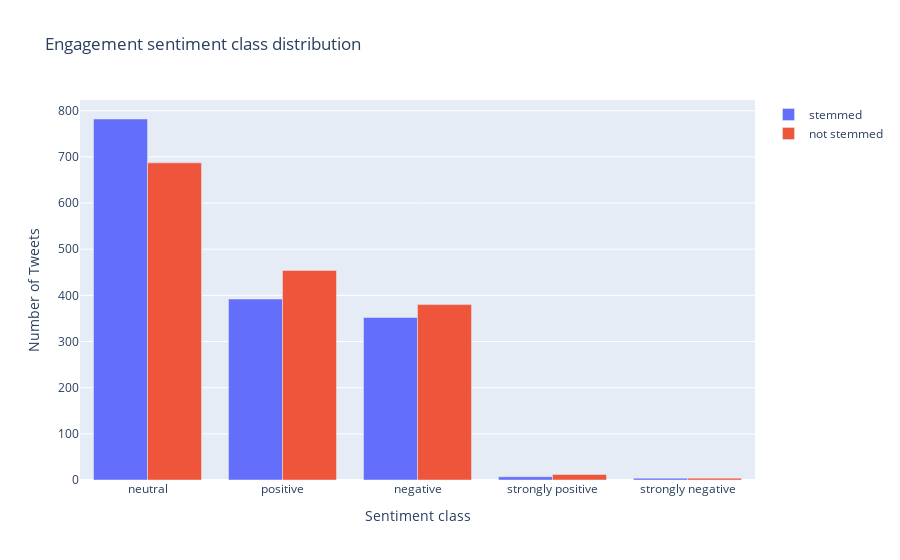

Source (notebook cell):
### Markdown cell above
We can look more closely at the differences between measuring stemmed/unstemmed tokens for their corresponding sentiments.

### Code cell
fig = go.Figure()
fig.add_trace(
    go.Bar(
        x=df_en['sent_class_stemmed'].value_counts().index,
        y=df_en['sent_class_stemmed'].value_counts(),
        name='stemmed')      
    )
fig.add_trace(
    go.Bar(
        x=df_en['sent_class'].value_counts().index,
        y=df_en['sent_class'].value_counts(),
        name='not stemmed')
    )
fig.update_layout(
    title='Engagement sentiment class distribution',
    xaxis_title='Sentiment class',
    yaxis_title='Number of Tweets'
)
fig.show()

### Figure 1 — Plotly figure (JSON) as saved in the notebook; plotly's stock layout.template omitted (floating-point values rounded to 4 significant figures)
{"data": [{"name": "stemmed", "type": "bar", "x": ["neutral", "positive", "negative", "strongly positive", "strongly negative"], "y": [782, 392, 352, 7, 4]}, {"name": "not stemmed", "type": "bar", "x": ["neutral", "positive", "negative", "strongly positive", "strongly negative"], "y": [687, 454, 380, 12, 4]}], "layout": {"autosize": true, "title": {"text": "Engagement sentiment class distribution"}, "xaxis": {"autorange": true, "range": [-0.5, 4.5], "title": {"text": "Sentiment class"}, "type": "category"}, "yaxis": {"autorange": true, "range": [0, 823.2], "title": {"text": "Number of Tweets"}, "type": "linear"}}}
